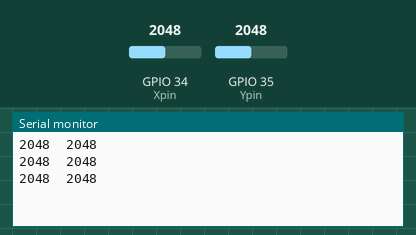
The sketch below on a simulated ESP32. Parts: the last lines printed to the serial monitor. The test bench sets the inputs (shaded band); at power-on: GPIO 34 (Xpin) = 2048, GPIO 35 (Ypin) = 2048.

Above: at 1.3 s.
1.4 s: GPIO 34 (Xpin) set to 2866
At 2.0 s:
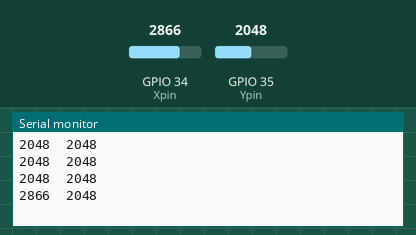
2.9 s: GPIO 35 (Ypin) set to 2866
At 3.5 s:
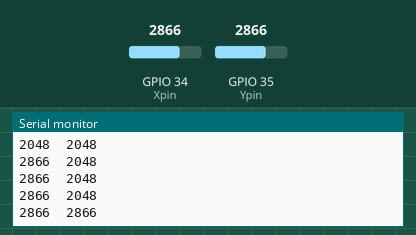
4.4 s: GPIO 34 (Xpin) set to 3603
At 5.0 s:
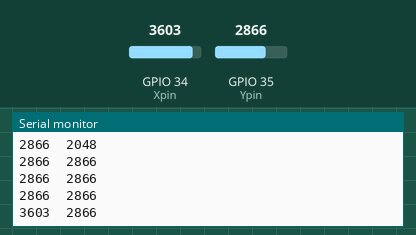
5.9 s: GPIO 35 (Ypin) set to 3603
At 6.6 s:
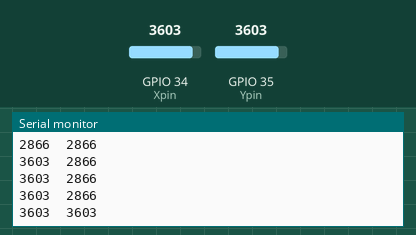
Timing chart, 0 to 8.4 s (numbered marks = the images above; inputs shaded):
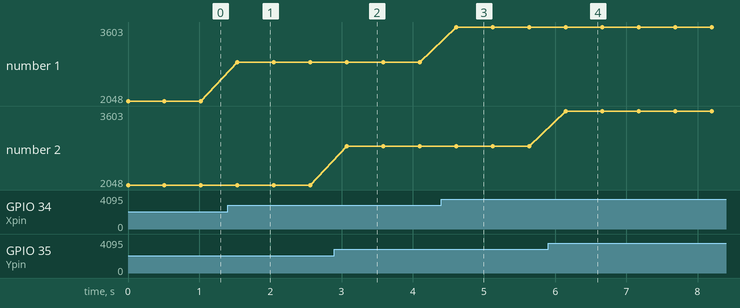

Measured:
- after the input at 1.4 s, the serial monitor: prints a new line after 0.14 s (image 1)
- after the input at 2.9 s, the serial monitor: prints a new line after 0.17 s (image 2)
- after the input at 4.4 s, the serial monitor: prints a new line after 0.21 s (image 3)
- after the input at 5.9 s, the serial monitor: prints a new line after 0.25 s (image 4)
- plotted number 1: 2048 → 2866 after the input at 1.4 s, 2866 → 3603 after the input at 4.4 s

The sketch:

Analog_Input_Joystick.ino
```cpp
//firmware for reading a joysticking


//variables definition and initialization
#define Xpin 34 //GPIO 33 en entrée
#define Ypin 35 //GPIO 32 en sortie

int xvalue = 0;
int yvalue = 0;

void setup()
{
Serial.begin(9600);
}

void loop()
{
  //read value
xvalue = analogRead(Xpin);
yvalue = analogRead(Ypin);

  //print value
Serial.print(xvalue);
Serial.print("  ");
Serial.print(yvalue);
Serial. println();

delay(512);
}
```
